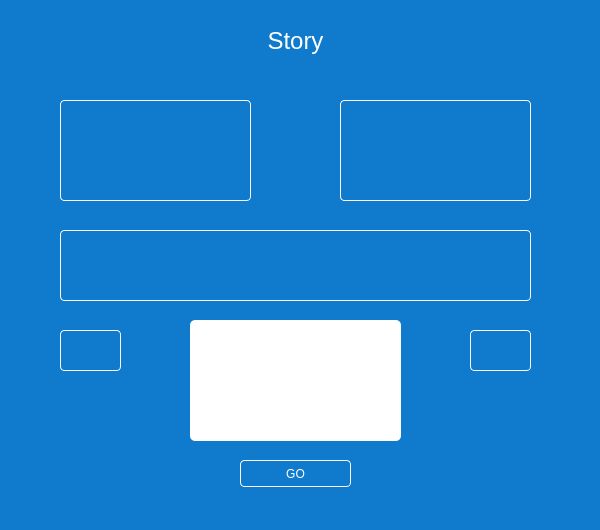
<?xml version="1.0" encoding="UTF-8"?>
<ui version="4.0">
 <class>storyWindow</class>
 <widget class="QWidget" name="storyWindow">
  <property name="geometry">
   <rect>
    <x>0</x>
    <y>0</y>
    <width>600</width>
    <height>530</height>
   </rect>
  </property>
  <property name="windowTitle">
   <string>Story</string>
  </property>
  <property name="windowIcon">
   <iconset>
    <normalon>../images/libro.png</normalon>
   </iconset>
  </property>
  <property name="styleSheet">
   <string notr="true">background-color:#107acc;</string>
  </property>
  <widget class="QLabel" name="phaseStory">
   <property name="geometry">
    <rect>
     <x>220</x>
     <y>10</y>
     <width>151</width>
     <height>61</height>
    </rect>
   </property>
   <property name="font">
    <font>
     <family>Segoe UI</family>
     <pointsize>18</pointsize>
    </font>
   </property>
   <property name="styleSheet">
    <string notr="true">color:white;</string>
   </property>
   <property name="text">
    <string>Story</string>
   </property>
   <property name="alignment">
    <set>Qt::AlignCenter</set>
   </property>
  </widget>
  <widget class="QLabel" name="option1label">
   <property name="geometry">
    <rect>
     <x>60</x>
     <y>100</y>
     <width>191</width>
     <height>101</height>
    </rect>
   </property>
   <property name="font">
    <font>
     <family>Segoe UI</family>
     <pointsize>11</pointsize>
    </font>
   </property>
   <property name="styleSheet">
    <string notr="true">color:white;
border: 1px solid white;
border-radius:4px;</string>
   </property>
   <property name="text">
    <string/>
   </property>
   <property name="alignment">
    <set>Qt::AlignCenter</set>
   </property>
   <property name="wordWrap">
    <bool>true</bool>
   </property>
  </widget>
  <widget class="QLabel" name="option2label">
   <property name="geometry">
    <rect>
     <x>340</x>
     <y>100</y>
     <width>191</width>
     <height>101</height>
    </rect>
   </property>
   <property name="font">
    <font>
     <family>Segoe UI</family>
     <pointsize>11</pointsize>
    </font>
   </property>
   <property name="styleSheet">
    <string notr="true">color:white;
border: 1px solid white;
border-radius:4px;</string>
   </property>
   <property name="text">
    <string/>
   </property>
   <property name="alignment">
    <set>Qt::AlignCenter</set>
   </property>
   <property name="wordWrap">
    <bool>true</bool>
   </property>
  </widget>
  <widget class="QTextEdit" name="textInp">
   <property name="geometry">
    <rect>
     <x>190</x>
     <y>320</y>
     <width>211</width>
     <height>121</height>
    </rect>
   </property>
   <property name="styleSheet">
    <string notr="true">background-color:white;
border-radius:5px;</string>
   </property>
  </widget>
  <widget class="QPushButton" name="goBtn">
   <property name="geometry">
    <rect>
     <x>240</x>
     <y>460</y>
     <width>111</width>
     <height>27</height>
    </rect>
   </property>
   <property name="font">
    <font>
     <family>Segoe UI</family>
    </font>
   </property>
   <property name="styleSheet">
    <string notr="true">color:white;
border:1px solid white;
border-radius:4px;</string>
   </property>
   <property name="text">
    <string>GO</string>
   </property>
  </widget>
  <widget class="QPushButton" name="nextBtn">
   <property name="enabled">
    <bool>false</bool>
   </property>
   <property name="geometry">
    <rect>
     <x>470</x>
     <y>330</y>
     <width>61</width>
     <height>41</height>
    </rect>
   </property>
   <property name="styleSheet">
    <string notr="true">border:1px solid white;
border-radius:4px;</string>
   </property>
   <property name="text">
    <string/>
   </property>
   <property name="icon">
    <iconset>
     <normalon>../images/next.png</normalon>
    </iconset>
   </property>
   <property name="iconSize">
    <size>
     <width>32</width>
     <height>32</height>
    </size>
   </property>
  </widget>
  <widget class="QLabel" name="auxiliarlabel">
   <property name="geometry">
    <rect>
     <x>60</x>
     <y>230</y>
     <width>471</width>
     <height>71</height>
    </rect>
   </property>
   <property name="font">
    <font>
     <family>Segoe UI</family>
     <pointsize>11</pointsize>
    </font>
   </property>
   <property name="styleSheet">
    <string notr="true">color:white;
border: 1px solid white;
border-radius:4px;</string>
   </property>
   <property name="text">
    <string/>
   </property>
   <property name="alignment">
    <set>Qt::AlignCenter</set>
   </property>
   <property name="wordWrap">
    <bool>true</bool>
   </property>
  </widget>
  <widget class="QPushButton" name="exchangeBtn">
   <property name="enabled">
    <bool>false</bool>
   </property>
   <property name="geometry">
    <rect>
     <x>60</x>
     <y>330</y>
     <width>61</width>
     <height>41</height>
    </rect>
   </property>
   <property name="styleSheet">
    <string notr="true">border:1px solid white;
border-radius:4px;</string>
   </property>
   <property name="text">
    <string/>
   </property>
   <property name="icon">
    <iconset>
     <normalon>../images/exchange.png</normalon>
    </iconset>
   </property>
   <property name="iconSize">
    <size>
     <width>32</width>
     <height>32</height>
    </size>
   </property>
  </widget>
 </widget>
 <resources/>
 <connections/>
</ui>
